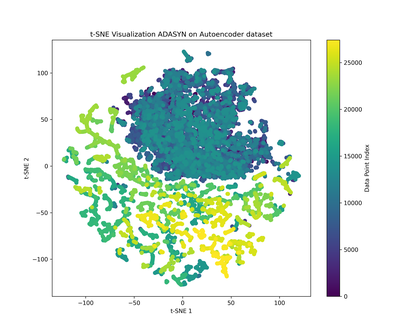
#> input picture final_codes/TSNE graphs/ADASYN_AE_TSNE.png, 417 x 333 px, shrunk from 3000 x 2400 before the run, found by its file name; its folder holds 4 pictures in this run
$ python Preprocessing_graphs_combined.py
#> lines starting #> are read from the running program, lines starting #| are printed output that depends on the picture
import os
from PIL import Image

def combine_png_images(input_folder, adasyn_output, kmeans_output, svmsmote_output, ae_mice_output, all_cih_output):
    # Get all PNG files in the input folder
    png_files = [f for f in os.listdir(input_folder) if f.lower().endswith('.png')]

    if not png_files:
        print("No PNG files found in the specified folder.")
        return

    # Separate files into lists based on prefixes
    adasyn_files = [f for f in png_files if f.startswith('ADASYN')]
    kmeans_files = [f for f in png_files if f.startswith('KMeans')]
    svmsmote_files = [f for f in png_files if f.startswith('SVMSMOTE')]
    ae_mice_files = [f for f in png_files if f.startswith('AE') or f.startswith('MICE')]
    prior_files = [f for f in png_files if f.startswith('Prior')]

    # Function to combine images for a given list of files
    def combine_images(file_list, output_file):
        if not file_list:
            print(f"No images to combine for {output_file}")
            return

        # Open all images
        images = [Image.open(os.path.join(input_folder, f)) for f in file_list]
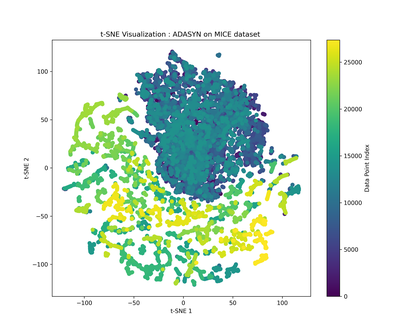
#> input picture final_codes/TSNE graphs/ADASYN_MICE_RF_TSNE.png, 417 x 333 px, shrunk from 3000 x 2400 before the run, found by its file name
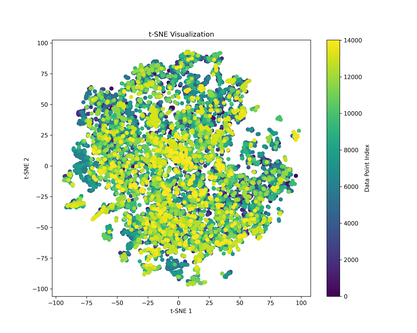
#> input picture final_codes/TSNE graphs/ADASYN_MICE_TSNE.png, 417 x 333 px, shrunk from 3000 x 2400 before the run, found by its file name
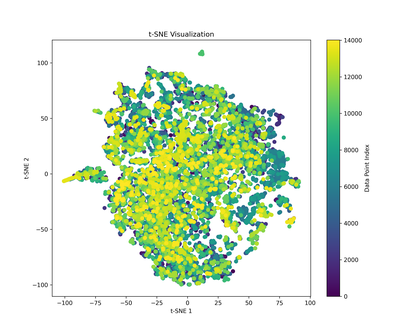
#> input picture final_codes/TSNE graphs/ADASYN_preprocessing_TSNE.png, 417 x 333 px, shrunk from 3000 x 2400 before the run, found by its file name

        # Calculate the size of the output image
        max_width = max(img.width for img in images)
#> max_width = 417
        total_height = sum(img.height for img in images)
#> total_height = 1332

        # Create a new image with the calculated dimensions
        combined_image = Image.new('RGB', (max_width, total_height), color='white')
#> combined_image: PIL image 417x1332 RGB; every value is 255

        # Paste all images into the new image
        y_offset = 0
        for img in images:
            combined_image.paste(img, (0, y_offset))
            y_offset += img.height
#> this loop made 4 passes
#> y_offset on passes 1 to 4: 333, 666, 999, 1332
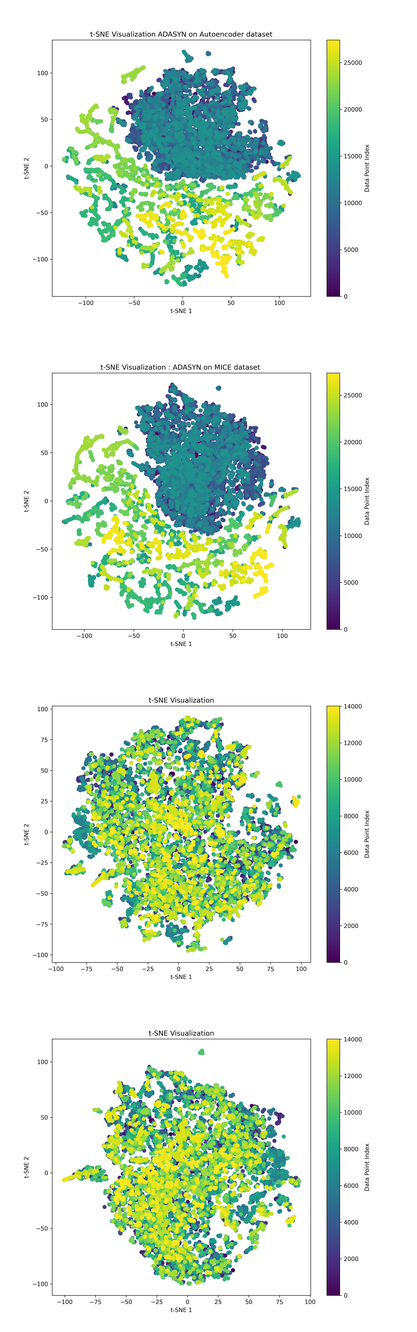
#> combined_image: PIL image 417x1332 RGB; mean R, G, B 221.4, 234.7, 220.5
#> after the loop, y_offset = 1332

        # Save the combined image
        combined_image.save(output_file)
        print(f"Combined image saved as {output_file}")

    # Combine images for each group along with prior files
    combine_images(prior_files + adasyn_files, adasyn_output)
    combine_images(prior_files + kmeans_files, kmeans_output)
    combine_images(prior_files + svmsmote_files, svmsmote_output)
    combine_images(prior_files + ae_mice_files, ae_mice_output)
    combine_images(prior_files + adasyn_files + kmeans_files + svmsmote_files, all_cih_output)

# Example usage
input_folder = "C:\\Users\\dev\\Desktop\\MSC thesis\\Code\\final_codes\\TSNE graphs"
adasyn_output = "C:\\Users\\dev\\Desktop\\MSC thesis\\Code\\final_codes\\TSNE combined graphs\\ADASYN_TSNE_combined.png"
kmeans_output = "C:\\Users\\dev\\Desktop\\MSC thesis\\Code\\final_codes\\TSNE combined graphs\\KMeans_TSNE_combined.png"
svmsmote_output = "C:\\Users\\dev\\Desktop\\MSC thesis\\Code\\final_codes\\TSNE combined graphs\\SVMSMOTE_TSNE_combined.png"
ae_mice_output = "C:\\Users\\dev\\Desktop\\MSC thesis\\Code\\final_codes\\TSNE combined graphs\\AE_MICE_TSNE_combined.png"
all_cih_output = "C:\\Users\\dev\\Desktop\\MSC thesis\\Code\\final_codes\\TSNE combined graphs\\ALL_ClassIH_TSNE_combined.png"

if __name__ == "__main__":
    combine_png_images(input_folder, adasyn_output, kmeans_output, svmsmote_output, ae_mice_output, all_cih_output)
